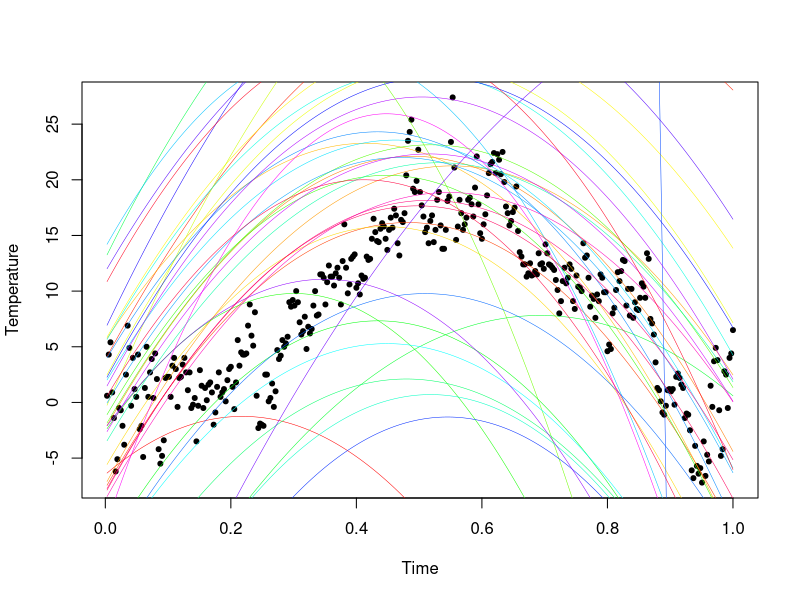
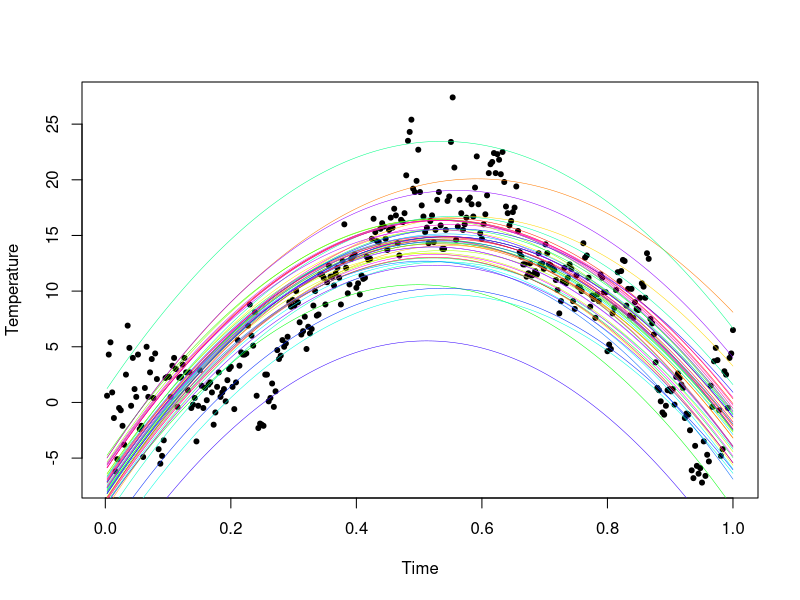
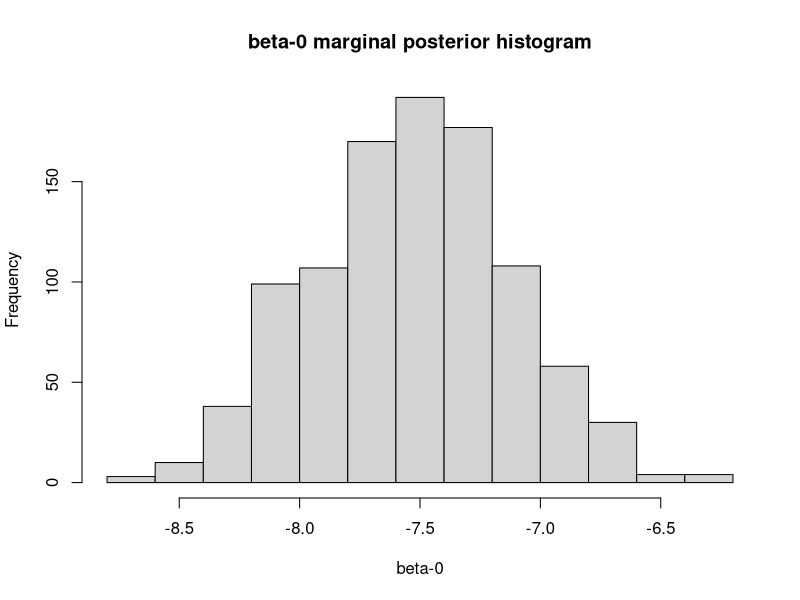
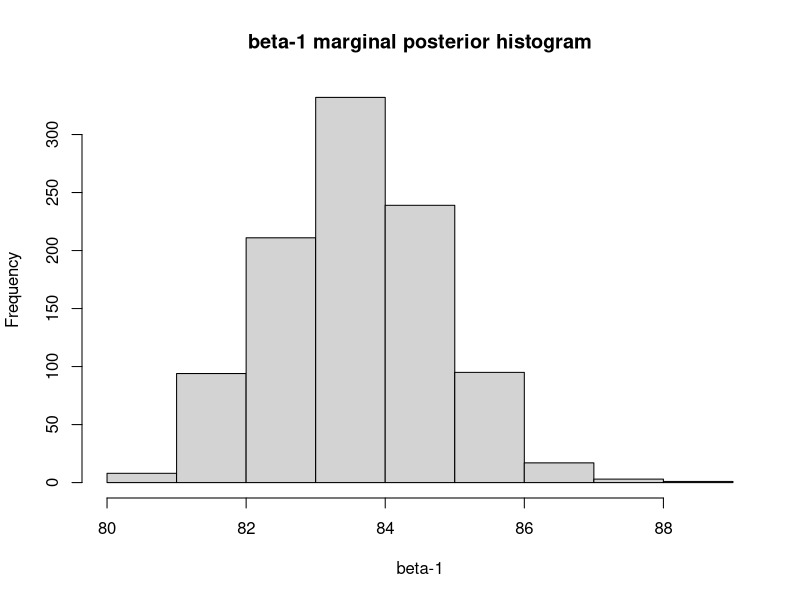
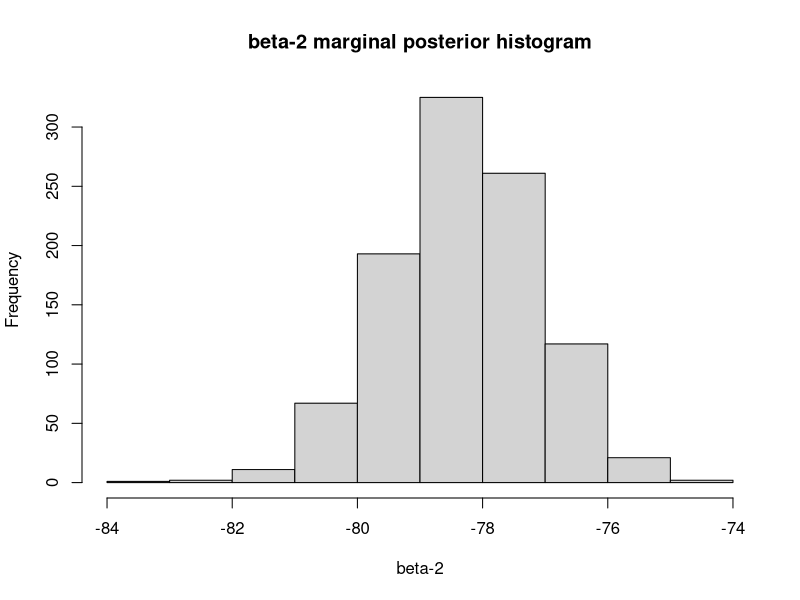
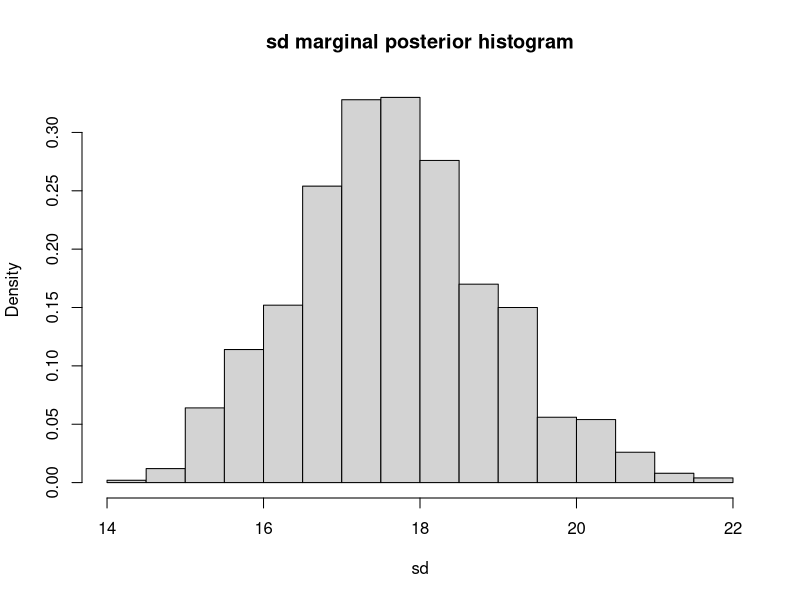
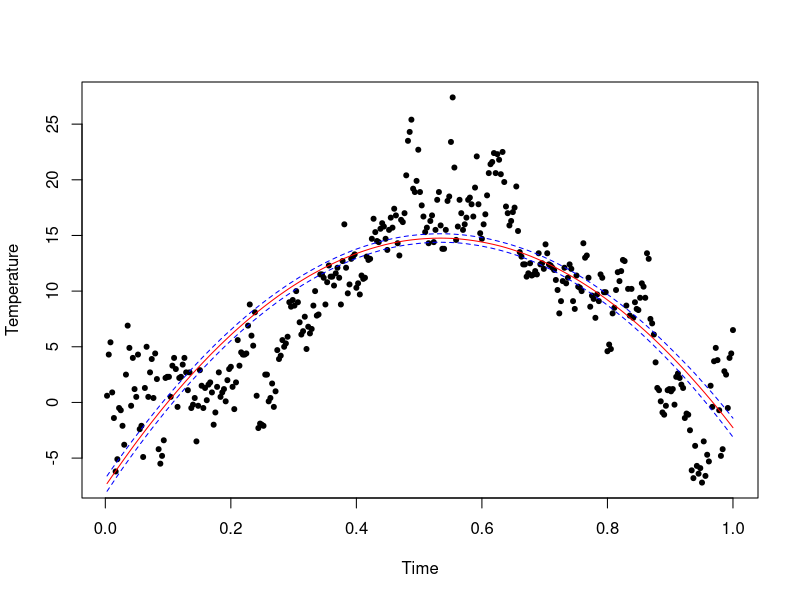
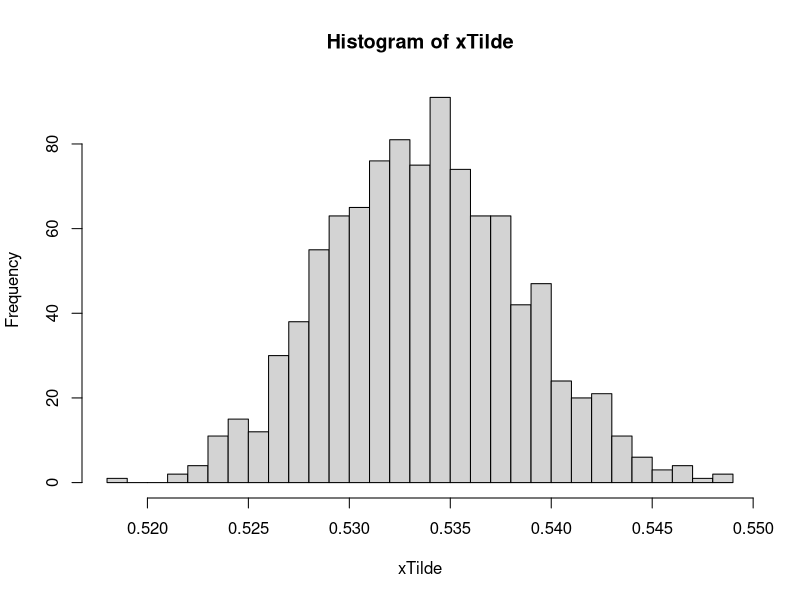

Recreate these plots in R, in order.
## ---- chunk 1
knitr::opts_chunk$set(echo = TRUE)
library(mvtnorm)
library(readxl)
## ---- chunk 2
####Question1: Linear Regression ####
#Given - data 
data <- readxl::read_excel("Linkoping2022.xlsx")
n <- nrow(data)
k <- 3 #3covariates
data$time <- as.numeric(format(as.Date(data$datetime), "%j"))/365

#Given - starting values for prior parameters
prior_precision <- 0.01 * diag(3)#omega_Not
prior_df <- 1#new_not
prior_sd0_sq <- 1#sd_not
prior_mean <- c(0, 100, -100)

#Plot the response data for prior betas 
y_min <- min(data$temp)
y_max <- max(data$temp)
ylim <- c(y_min, y_max)
plot(data$time, data$temp, pch = 20, xlab = "Time", ylab = "Temperature", 
     ylim = ylim)
perform_prior_sim <- function(){
  #Part a - Get appropriate prior values that matches with the original regression
  #Step 1: Get beta_0, beta_1, beta_2 by drawing from the posterior of beta(L3, S5)
  #Step 1.a: draws from chi squared distribution
  n_sim <- 50
  
  plot_df <- as.data.frame(matrix(data = 0,nrow = 0, ncol = 4))
  colnames(plot_df) <- c('prior_b0', 'prior_b1', 'prior_b2', 'y_pred')
  
  for (i in 1:n_sim) {
    X <- rchisq(1, df = prior_df)
    #Step 1.b: compute prior_sd_sq
    prior_sd_sq <- (prior_df * prior_sd0_sq)/X
    #Step 1.c: plug prior_sd_sq into rmvnorm to get draws for betas
    prior_beta <- mvtnorm::rmvnorm(n = 1, mean = prior_mean,
                                   sigma = prior_sd_sq * solve(prior_precision))
    #print(prior_beta)
    #Step2: Get temp values from prior betas
    temp <- list(prior_beta[1] + prior_beta[2] * data$time + prior_beta[3] * data$time^2)
    plot_df <- rbind(plot_df, data.frame(
      prior_b0 = prior_beta[1], 
      prior_b1 = prior_beta[2], 
      prior_b2 = prior_beta[3],
      y_pred = I(temp)
      )
      )
  }
  return(plot_df)
}
plot_df <- perform_prior_sim()
colors <- rainbow(nrow(plot_df))
for (i in 1:nrow(plot_df)) {
  lines(data$time, plot_df$y_pred[[i]], col = colors[i], lwd = 0.5)
}
## ---- chunk 3

prior_precision <- 6 * diag(3)#omega_Not
prior_df <- 3#new_not
prior_sd0_sq <- 12#sd_not
#prior_mean <- c(-13, 115, -110)
#Calculate X/covariate matrix
covariate <- as.matrix(cbind(
  rep(1,nrow(data)),#Column 1 with intercept
  data$time,#time
  data$time^2#time squared
))

#Calculate beta_hat/OLSE
beta_hat <- solve(t(covariate)%*%covariate) %*% (t(covariate)%*%data$temp) 
prior_mean <- t(matrix(data = c(-7.532457, 
                                83.578936, 
                                -78.298468), nrow = 1))



#Plot the response data for prior betas 
plot(data$time, data$temp, pch = 20, xlab = "Time", ylab = "Temperature")
plot_df <- perform_prior_sim()
colors <- rainbow(nrow(plot_df))
for (i in 1:nrow(plot_df)) {
  lines(data$time, plot_df$y_pred[[i]], col = colors[i], lwd = 0.5)
}


## ---- chunk 4
#Part b(i) - Function to simulate draws from joint posterior distribution of 
#beta0, beta1, beta2, sd_sq & plot the marginal posterior of the parameters

#Task1: Function to simulate draws from joint posterior distribution of 
#beta0, beta1, beta2, sd_sq 
#Step 1: See L5, S5 to calculate the posterior parameters
#This is Linear Regression with conjugate prior
#Calculate posterior mean, precision, df, si
post_mean <- solve((t(covariate)%*%covariate) + prior_precision) %*%
  ((t(covariate)%*%covariate%*%beta_hat) + prior_precision%*%prior_mean)
post_precision <- (t(covariate) %*% covariate) + prior_precision
post_df <- prior_df+n
post_sdn_sq <- (prior_df * prior_sd0_sq +
                  ((t(data$temp)%*%data$temp) + 
                     (t(prior_mean)%*%prior_precision%*%prior_mean)-
                     t(post_mean)%*%post_precision%*%post_mean))/post_df

#The mean and the sd would be similar to the prior and data values
draw_from_join_post_fn <- function(){
  #Step 2: Draw from beta0, beta1, beta2, sd_sq
  #Step 2.a: draws from chi squared distribution
  X <- rchisq(1, df = post_df)
  #Step 2.b: compute post_sd_sq
  #Step 2.b: compute prior_sd_sq
  post_sd_sq <- as.numeric((post_df * post_sdn_sq)/X)
  #Step 2.c: plug post_sd_sq into rmvnorm to get draws for betas
  post_beta <- mvtnorm::rmvnorm(n = 1, mean = post_mean,
                                sigma = (post_sd_sq) * solve(post_precision))
  return(cbind(post_beta, post_sd_sq))
}
joint_post_df <- as.data.frame(matrix(nrow = 0, ncol = 4))
joint_post_df <- rbind(joint_post_df,
                       t(sapply(1:1000, function(x) draw_from_join_post_fn())))
colnames(joint_post_df) <- c('beta_0', 'beta_1', 'beta_2', 'sd')

#Task2: plot the marginal posterior of the parameters - L5, S4 - t-distribution
#This is for non-informative prior. For informative prior, 
#use the joint posterior itself.
s_sq <-  (t(data$temp - (covariate %*%beta_hat)) %*% 
  (data$temp - (covariate %*%beta_hat)))/(n-k)
s_sq <- as.numeric(s_sq)


## ---- chunk 5
#Same as joint posterior distr
hist(joint_post_df$beta_0, xlab = 'beta-0',
     main = 'beta-0 marginal posterior histogram')
hist(joint_post_df$beta_1, xlab = 'beta-1', 
     main = 'beta-1 marginal posterior histogram')
hist(joint_post_df$beta_2, xlab = 'beta-2', 
     main = 'beta-2 marginal posterior histogram')
hist(as.numeric(joint_post_df$sd), xlab = 'sd', 
     main = 'sd marginal posterior histogram', prob = TRUE)
## ---- chunk 6
#Part b(ii) - Plot the posterior median of the regression with the 5% and 95%
#posterior percentiles
#Marginal posterior beta %*% covariates gives the posterior response
pos_responses <- as.matrix(joint_post_df[,1:3]) %*% t(covariate)#1column for each day/x
pos_response_median <- apply(pos_responses, 2, median)
plot(data$time, data$temp, pch = 20, xlab = "Time", ylab = "Temperature")
lines(data$time, pos_response_median, col = 'red')#Median line
#Get the 90% equi-tailed posterior probability
pos_responses_ci = apply(pos_responses, 2, quantile, probs = c(0.05, 0.95))
lines(data$time, pos_responses_ci[1,], col = 'blue', lty = 2,)#5% CI
lines(data$time, pos_responses_ci[2,], col = 'blue', lty = 2,)#95% CI
## ---- chunk 7
#Part c: Find the time(covariate) which gives the maximum temp(response)
calc_x <- function(beta) {
  #Get the formula by taking the derivative of the reg expression w.r.t covariate
  #and equating it to 0 - optimization problem
  return(-beta[2] / (2 * beta[3]))
}
xTilde <- apply(joint_post_df[,1:3], 1, calc_x)
hist(xTilde, breaks = 25)
## ---- chunk 8
#Given
data <- read.table("WomenAtWork.dat", header = TRUE)
n <- nrow(data)
X <- as.matrix(data[,2:ncol(data)])
y <- data[,1]
Xnames <- colnames(X)
Npar <- dim(X)[2]
# Setting up the prior
mu <- as.matrix(rep(0,Npar)) # Prior mean vector
tau <- 2
Sigma <- (tau^2)*diag(Npar) # Prior covariance matrix

#Part a(i): Draw samples from posterior distribution - L6,S5
#Step1: Calculate the mean, beta_hat using numerical optimization - optim
# Functions that returns the log posterior for the logistic and probit regression.
# First input argument of this function must be the parameters we optimize on, 
# i.e. the regression coefficients beta.
LogPostLogistic <- function(betas,y,X,mu,Sigma){
  linPred <- X%*%betas
  logLik <- sum( linPred*y - log(1 + exp(linPred)) )
  #if (abs(logLik) == Inf) logLik = -20000; # Likelihood is not finite, stear the optimizer away from here!
  logPrior <- dmvnorm(betas, mu, Sigma, log=TRUE);
  
  return(logLik + logPrior)
}
# Select the initial values for beta
initVal <- matrix(0,Npar,1)
# The argument control is a list of options to the optimizer optim, 
# where fnscale=-1 means that we minimize 
# the negative log posterior. Hence, we maximize the log posterior.  
OptimRes <- optim(initVal,
                  LogPostLogistic,
                  gr=NULL,y, X, mu, Sigma,
                  method=c("BFGS"),
                  control=list(fnscale=-1),#Maximize log posterior
                  hessian=TRUE)#Returns the hessian
beta_hat <- OptimRes$par
print('The posterior mode is:')
print(beta_hat)
approxPostStd <- sqrt(diag(solve(-OptimRes$hessian))) # Computing approximate standard deviations.
print('The approximate posterior standard deviation is:')
print(approxPostStd)
print('Values of inverse of observed information at mode')
solve(-OptimRes$hessian)

post_samples <- mvtnorm::rmvnorm(n = 1000, 
                                 mean = beta_hat, 
                                 sigma = solve(-OptimRes$hessian)
                                 )#If rnorm, then sqrt(solve(-OptimRes$hessian))
# Part a(ii):Compute an approximate 95% equal tail posterior probability interval
# for the regression coefficient to the variable NSmallChild
post_NSmallChild_CI <- quantile(post_samples[,6], probs = c(0.025, 0.975))
print('Lower bound and upper bound for the 95% equi-tailed posterior prob 
      interval for regression coefficient of NSmallChild')
post_NSmallChild_CI
glmModel <- glm(Work ~ 0 + ., data = data, family = binomial)
print('Difference between posterior parameters and parameters calaculated 
      from glm')
abs(glmModel$coefficients - apply(post_samples, 2, mean))
## ---- chunk 9
# Part b: Write a function that simulate draws from the  posterior predictive 
# distribution of Pr(y = 0|x), where the values of x are given
prob_not_working <- function(post_samples){
  new_X <- matrix(c(1, 18, 11, 7, 40, 1, 1), ncol = 1)
  linPred <- post_samples%*%new_X
  post_prob_working <- exp(linPred)/(1+exp(linPred))
  post_prob_not_working <- (1-post_prob_working)
  return(post_prob_not_working)
}
post_prob_not_working <- prob_not_working(post_samples)
hist(post_prob_not_working, main='Histogram of Pr(y = 0|x)', 
     xlab = 'Posterior prob of not working')
## ---- chunk 10
# Part c: plot the posterior predictive distribution for the number of women, 
# out of these 13, that are not working
post_no_not_working_fn <- function(post_samples){
  new_X <- matrix(c(1, 18, 11, 7, 40, 1, 1), ncol = 1)
  linPred <- post_samples%*%new_X
  post_prob_working <- exp(linPred)/(1+exp(linPred))
  post_prob_not_working <- (1-post_prob_working)
  post_no_not_working <- rbinom(n = length(post_prob_not_working), 
                                size = 13, prob = post_prob_not_working) 
  return(post_no_not_working)
}
post_13_not_working <- post_no_not_working_fn(post_samples)
hist(post_13_not_working, main='Histogram of n women not working out of 13', 
     xlab = 'n women not working')
